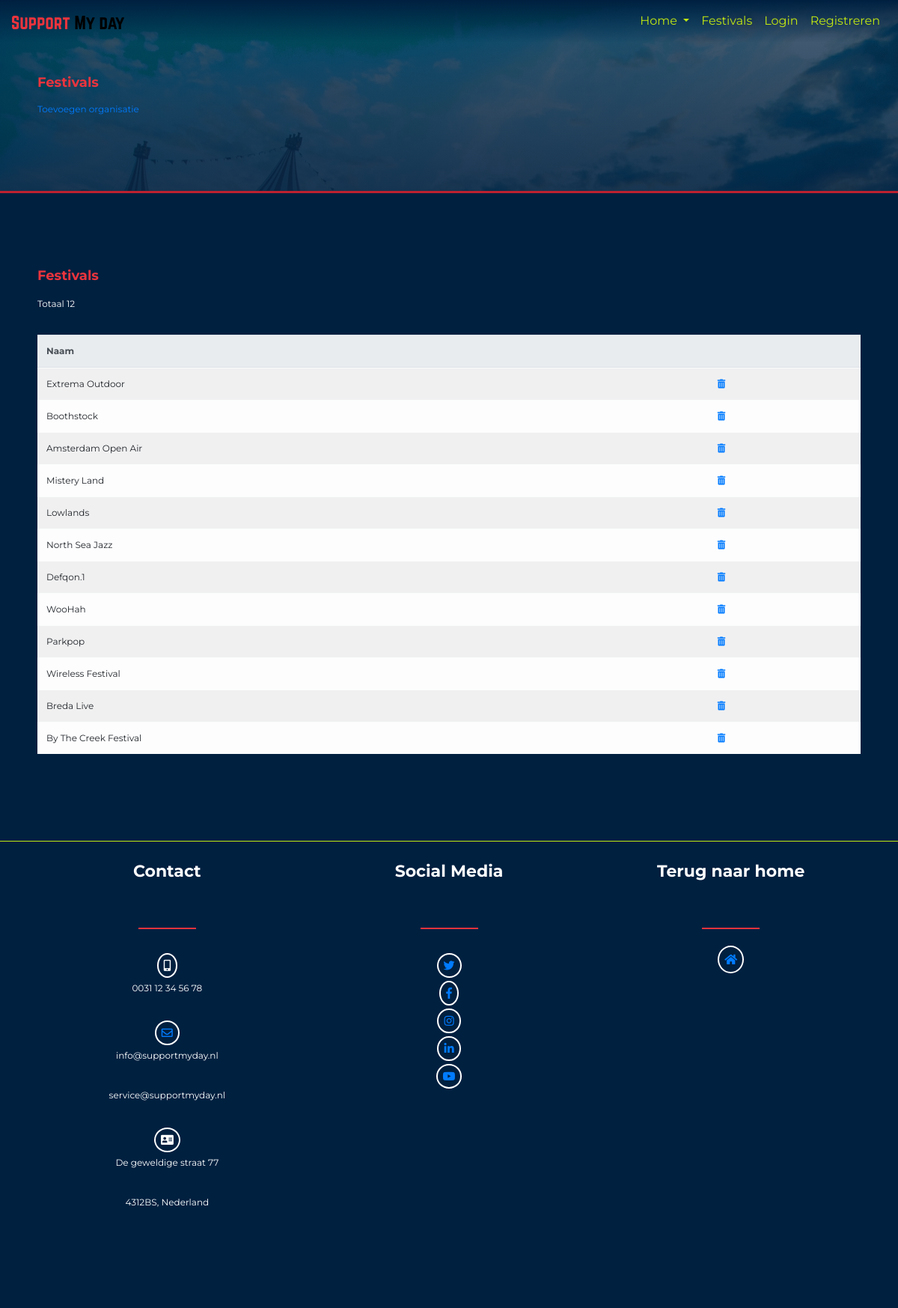
/src/views/sections/festivals.php, run on the app's committed database.
### tables this page shows
CREATE TABLE `Festivals` (
  `Organisation_ID` INT(11) NOT NULL,
  `Festival_ID` INT(11) NOT NULL AUTO_INCREMENT,
  `Name` VARCHAR(40) NOT NULL,
  `Genre` ENUM('Reggae', 'House', 'Jazz'),
  `Start_Date` DATE NOT NULL,
  `End_Date` DATE NOT NULL,
  `Capacity` INT(11) NOT NULL,
  `Score` INT(11) DEFAULT NULL,
  `Price` DECIMAL(5,2) NOT NULL,
  PRIMARY KEY (`Festival_ID`),
  CONSTRAINT `FK_FestivalsOrganisations` FOREIGN KEY (`Organisation_ID`)
  	REFERENCES `Organisations` (`Organisation_ID`)
    ON UPDATE CASCADE
    ON DELETE CASCADE
);

### src/Database.php (called while the page is built, shortened)
<?php
class Database
{
    public static function getConnection()
    {
        if (!isset($conn)) $conn = new mysqli(self::SERVERNAME, self::USERNAME, self::PASSWORD, self::DBNAME);
        return $conn;
    }
}

### src/controllers/UserController.php (called while the page is built, shortened)
<?php
class UserController
{
    public function isLoggedIn(): bool
    {
        return isset($_SESSION['user']);
    }
}

### src/controllers/FestivalController.php (called while the page is built, shortened)
<?php
class FestivalController
{
    private $repository;
    public function __construct()
    {
        $this->repository = new FestivalRepository(Database::getConnection());
    }
    public function getAll()
    {
        return $this->repository->getAll();
    }
}

### src/repositories/Repository.php (called while the page is built, shortened)
<?php
abstract class Repository
{
    protected $conn;
    public function __construct($conn)
    {
        $this->conn = $conn;
    }
    protected function query(string $query) {
        return $this->conn->query($query);
    }
}

### src/repositories/FestivalRepository.php (called while the page is built, shortened)
<?php
class FestivalRepository extends Repository
{
    public function getAll()
    {
        return $this->query('SELECT * FROM `festivals`;');
    }
}

### src/models/Festival.php (called while the page is built, shortened)
<?php
class Festival
{
    private $Name, $Festival_ID;
    public function getName(): string
    {
        return $this->Name;
    }
    public function getFestivalID(): string
    {
        return $this->Festival_ID;
    }
}

### src/views/sections/festivals.php (the view, shortened to what this page needs)
<?php
require_once('../template/head.php');
$controller = new FestivalController();
$festivals = $controller->getAll();?>
    <section>
        <article>
            <h3>Festivals</h3>
            <a href="add-organisation.php">Toevoegen organisatie</a>
        </article>
    </section>
    <section>
        <article>
            <h3>Festivals</h3>
            <p>Totaal <?= $festivals->num_rows; ?></p>
            <table class="table table-striped table-light">
                <thead class="thead thead-light">
                <tr>
                    <th>Naam</th>
                    <th></th>
                </thead>
                <tbody>
                <?php while ($festival = $festivals->fetch_object('smd\\models\\Festival')): ?>
                    <tr>
                        <td><?= $festival->getName(); ?></td>
                        <td>
                            <a href="../../actions/remove-festival.php?id=<?php echo $festival->getFestivalID(); ?>"><i class="fas fa-trash-alt"></i></a>
                        </td>
                    </tr>
                <?php endwhile; ?>
                </tbody>
            </table>
        </article>
    </section>
<?php require_once('../template/bottom.php'); ?>

### src/views/template/head.php (shortened to what this page needs)
<?php
$userController = new UserController();
?>
<!doctype html>
<html lang="nl">
<head>
    <link rel="stylesheet" href="/src/public/style/bootstrap.min.css">
    <link rel="stylesheet" href="https://use.fontawesome.com/releases/v5.7.2/css/all.css"
>
    <link rel="stylesheet" href="/src/public/style/style.css">
</head>
<body data-spy="scroll" data-target=".follow-navbar" data-offset="50">
<nav id="topNavbar" class="navbar navbar-expand-md fixed-top">
    <a href="/index.php" class="logo navbar-brand"><img src="/src/public/img/logo.svg" alt="Brand Logo"></a>
    <div id="navList" class="collapse navbar-collapse">
        <ul class="nav navbar-nav w-100 justify-content-end">
            <div class="dropdown">
                <a class="dropdown-toggle nav-link" id="dropdownHome" data-toggle="dropdown">
                    Home
                </a>
            </div>
            <li class="nav-item"><a href="/src/views/sections/festivals.php" class="nav-link">Festivals</a></li>
            <?php if ($userController->isLoggedIn()): ?>
                <li class="nav-item"><a href="/src/views/sections/user/profile.php" class="nav-link">Profiel</a></li>
                <li class="nav-item"><a href="/src/views/sections/organisations.php" class="nav-link">Organisaties</a></li>
                <li class="nav-item"><a href="/src/actions/logout.php" class="nav-link">Logout</a></li>
            <?php else: ?>
                <li class="nav-item"><a href="/src/views/sections/user/login.php" class="nav-link">Login</a></li>
                <li class="nav-item"><a href="/src/views/sections/user/register.php" class="nav-link">Registreren</a></li>
            <?php endif; ?>
        </ul>
    </div>
</nav>

### src/views/template/bottom.php (shortened to what this page needs)
<footer class="row text-center">
    <article class="col">
        <h2>Contact</h2>
        <hr>
        <article>
            <a><i class="fas fa-mobile-alt icon"></i></a>
            <p>
                0031 12 34 56 78</p>
            <a href="mailto:info@supportmyday.nl"><i class="far fa-envelope icon"></i></a>
            <p>info@supportmyday.nl</p>
            <p>service@supportmyday.nl</p>
            <a><i class="fas fa-address-card icon"></i></a>
            <p>De geweldige straat 77</p>
            <p>4312BS, Nederland</p>
        </article>
    </article>
    <article class="col">
        <h2>Social Media</h2>
        <hr>
        <ul class="list-unstyled">
            <li><a href="https://twitter.com/"><i class="fab fa-twitter icon"></i></a></li>
            <li><a href="https://www.facebook.com/"><i class="fab fa-facebook-f icon"></i></a></li>
            <li><a href="https://www.instagram.com/?hl=nl"><i class="fab fa-instagram icon"></i></a></li>
            <li><a href="https://www.linkedin.com/"><i class="fab fa-linkedin-in icon"></i></a></li>
            <li><a href="https://www.youtube.com/"><i class="fab fa-youtube icon"></i></a></li>
        </ul>
    </article>
    <article class="col">
        <h2>Terug naar home</h2>
        <hr>
        <a class="icon" href="../../../index.php">
            <i class="fas fa-home"></i>
        </a>
    </article>
</footer>
</body>
</html>

### src/public/style/style.css (style rules this page uses)
body { background-color: #002040; font-family: 'Montserrat', sans-serif; overflow-x: hidden; }
p, b, strong { color: #fff; }
nav a.logo img { width: 50%; }
.nav-link, .navbar-nav .nav-link { color: #C2E812 !important; }
section { font-size: 12px; color: #FFFFFF; }
section article { min-width: 300px; }
section:first-of-type { grid-template-rows: repeat(3, 33.33vh); background-image: linear-gradient(rgba(0, 32, 64, 0.7), rgba(0, 32, 64, 0.9)), url(../img/festival5.jpg); background-size: cover; border-bottom: solid #bd2130; }
section, footer { padding: 100px 50px; font-size: 12px; color: #fff; }
footer { padding-top: 25px; border-top: 1px solid #C2E812; }
footer .icon { border: 2px solid #ffffff; border-radius: 50%; font-size: 15px; padding: 7px; margin: 2px; }
h2 { margin: 0 0 30px 0; font-weight: bold; font-size: 22px; line-height: 30px; height: 60px; text-align: center; }
hr { border: 1px solid #EB343D; margin: 30px auto; width: 75px; }
p { font-size: 12px; margin: 0 0 30px 0; line-height: 23px; }
h3 { font-weight: bold; font-size: 18px; color: #EB343D; margin: 0 0 15px 0; }
.icon { text-align: center; }
#topNavbar { background-image: linear-gradient(rgba(0, 32, 64, 1), rgba(0, 32, 64, 0.01)); }

### data on the page
festivals: Name "Extrema Outdoor"
festivals: Name "Boothstock"
festivals: Name "Amsterdam Open Air"
festivals: Name "Mistery Land"
festivals: Name "Lowlands"
festivals: Name "North Sea Jazz"
festivals: Name "Defqon.1"
festivals: Name "WooHah"
festivals: Name "Parkpop"
festivals: Name "Wireless Festival"
festivals: Name "Breda Live"
festivals: Name "By The Creek Festival"

### other printed values
$festivals->num_rows "12"
